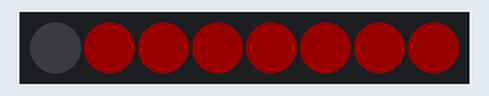
This sketch was run on a simulated Arduino Uno, built with avr-gcc and run on an emulated ATmega328P. Shown: 8 RGB LEDs in strip order, left to right. Dim RGB values are drawn brighter than linear; random numbers use the default seed unless the sketch sets one.

Above: at 0.1 s.
At 5.17 s:
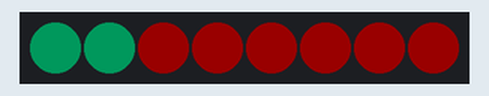
At 10.55 s:
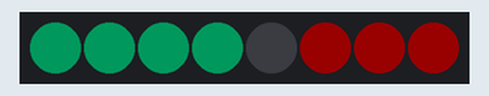
At 20.9 s:
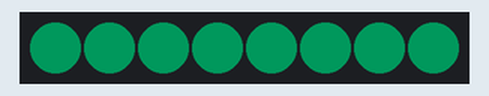
At 28.49 s:
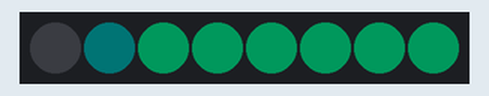
At 39.15 s:
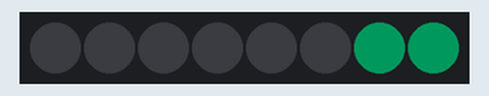
Timing chart, 0 to 40.0 s (numbered marks = the images above):
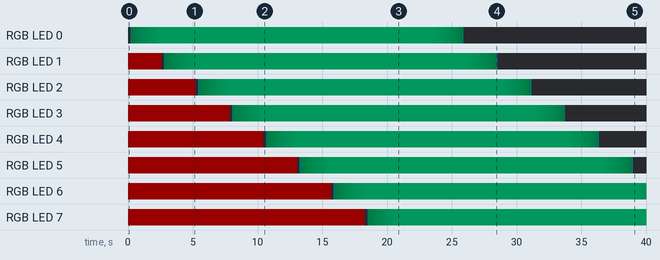

The sketch:

allgreen.ino
```cpp
#include <Adafruit_NeoPixel.h>
#ifdef __AVR__
 #include <avr/power.h>
#endif

#define LED_PIN   6

#define LED_COUNT   8

Adafruit_NeoPixel strip(LED_COUNT, LED_PIN, NEO_GRB + NEO_KHZ800);

void setup() {
  // put your setup code here, to run once:
  strip.begin();
  strip.show();
  strip.setBrightness(25);

  randomSeed(analogRead(0));
}

void loop() {
  // put your main code here, to run repeatedly:

  allRed();

  int randoGreen = random(25, 256);
  int randoBlue = random(25, 256);

  allGreenOn(100, randoGreen, randoBlue);

  allGreenOff(100, randoGreen, randoBlue);

}

void allOff(){
   for (int i = 0; i <= LED_COUNT; i++){
    strip.setPixelColor(i, 0, 0, 0);
  }
}

void allRed(){
  for (int i = 0; i <= LED_COUNT; i++){
    strip.setPixelColor(i, 255, 0, 0);
  }
  strip.show();
}

void allGreenOn(int speed, int randoGreen, int randoBlue){

  int maxBrightness = 25;

  for (int n = 0; n <= LED_COUNT; n++){

     for (int i = 0; i <= maxBrightness; i++){
      int dimGreen = (randoGreen * i) /  maxBrightness;
      int dimBlue = (randoBlue * i) / maxBrightness;
      strip.setPixelColor(n, 0, dimGreen, dimBlue);
      strip.show();
      delay(speed);
     }
  }
}

void allGreenOff(int speed, int randoGreen, int randoBlue){

  int maxBrightness = 25;

  for (int n = 0; n <= LED_COUNT; n++){

     for (int i = maxBrightness; i >= 0; i--){
      int briteGreen = (randoGreen * i) / maxBrightness;
      int briteBlue = (randoBlue * i) / maxBrightness;
      strip.setPixelColor(n, 0, briteGreen, briteBlue);
      strip.show();
      delay(speed);
     }
  }
}
```

Measured:
- by itself, RGB LED 1: off → RGB(25, 0, 0) at 0.00 s, → off 2.6 s later, → RGB(0, 1, 1) 0.20 s later, → RGB(0, 2, 1) 0.10 s later, … (50 changes in this stretch)
- by itself, RGB LED 2: off → RGB(25, 0, 0) at 0.00 s, → off 5.2 s later, → RGB(0, 1, 1) 0.20 s later, → RGB(0, 2, 1) 0.10 s later, … (50 changes in this stretch)
